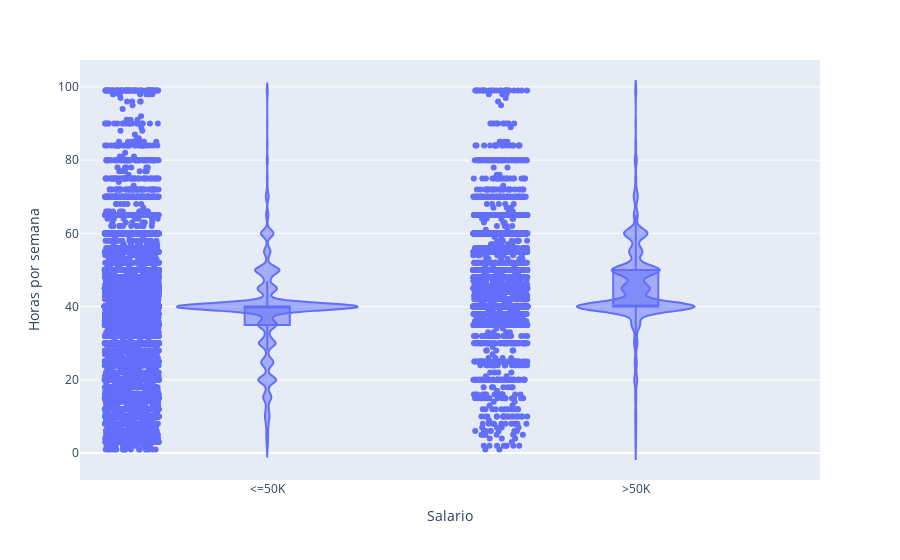

Notebook code cell kept with this figure:
### Markdown cell above
Este gráfico nos confirma que efectivamente existen outliers, hay casos extremos como gente con 90 años trabajando  más de 90 horas a la semana y gente trabajando menos de 5 horas a la semana y cobrando más de 50K. Es posible esto último, pero serán casos muy aislados, susceptibles de ser eliminables.
Obviando todo esto, parece que los valores de >50K están por el medio concentrados, donde están aprox las 40 horas trabajadas.

### Code cell
fig = px.violin(source, 
                x="salary", 
                y="hours-per-week", 
                box=True, 
                points="all", 
                labels={"salary": "Salario", "hours-per-week": "Horas por semana"})
fig.show()

### Figure 1 — Plotly figure (JSON) as saved in the notebook; plotly's stock layout.template omitted (floating-point values rounded to 4 significant figures; data arrays with more than 128 entries replaced by an {"elided": "..."} marker saying what was removed)
{"data": [{"alignmentgroup": "True", "box": {"visible": true}, "hovertemplate": "Salario=%{x}<br>Horas por semana=%{y}<extra></extra>", "legendgroup": "", "marker": {"color": "#636efa"}, "name": "", "offsetgroup": "", "orientation": "v", "points": "all", "scalegroup": "True", "showlegend": false, "type": "violin", "x": {"elided": "32561 str values"}, "x0": " ", "xaxis": "x", "y": {"elided": "32561 int values"}, "y0": " ", "yaxis": "y"}], "layout": {"legend": {"tracegroupgap": 0}, "margin": {"t": 60}, "violinmode": "group", "xaxis": {"anchor": "y", "domain": [0, 1], "title": {"text": "Salario"}}, "yaxis": {"anchor": "x", "domain": [0, 1], "title": {"text": "Horas por semana"}}}}
